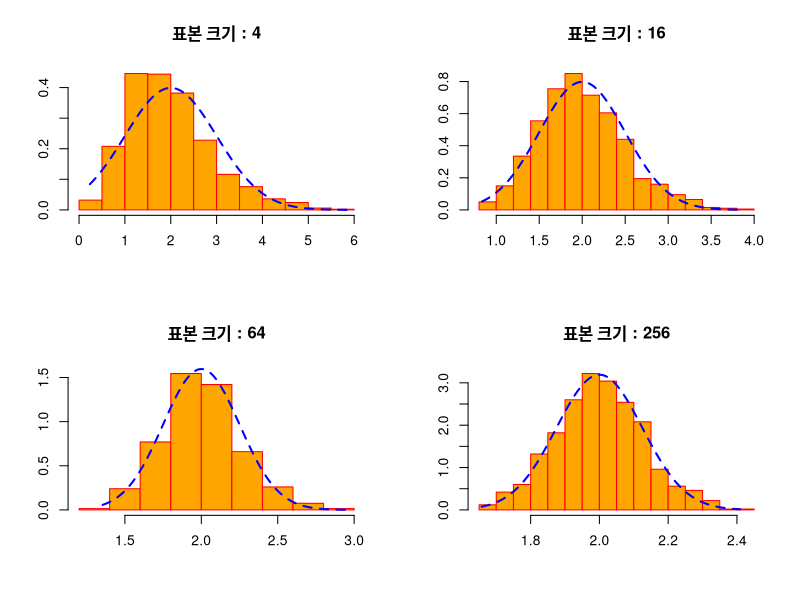

This chart was generated by the following R code:
# chi2

n <- 1000
df <- 2
b.4.mean <- rep(NA, n)
b.16.mean <- rep(NA, n)
b.64.mean <- rep(NA, n)
b.256.mean <- rep(NA, n)

for(i in 1:n) {
  b.4.mean[i] <- mean( rchisq(4, df) )
  b.16.mean[i] <- mean( rchisq(16, df) )
  b.64.mean[i] <- mean( rchisq(64, df)  )
  b.256.mean[i] <- mean( rchisq(256, df) )
}

options(digits=4)

m <- df
s <- sqrt(2 * df)


par(mfrow=c(2,2))


hist(b.4.mean, prob=T, main="표본 크기 : 4", ylab="", xlab="", col="orange", border="red")
x1 <- seq(min(b.4.mean), max(b.4.mean), length=1000)
y1 <- dnorm( x=x1, mean=m, sd=s/sqrt(4) )
lines(x1, y1, lty=2, lwd=2, col="blue")

hist(b.16.mean, prob=T, main="표본 크기 : 16", ylab="", xlab="", col="orange", border="red")
x2 <- seq(min(b.16.mean), max(b.16.mean), length=1000)
y2 <- dnorm( x=x2, mean=m, sd=s/sqrt(16) )
lines(x2, y2, lty=2, lwd=2, col="blue")

hist(b.64.mean, prob=T, main="표본 크기 : 64", ylab="", xlab="", col="orange", border="red")
x3 <- seq(min(b.64.mean), max(b.64.mean), length=1000)
y3 <- dnorm( x=x3, mean=m, sd=s/sqrt(64) )
lines(x3, y3, lty=2, lwd=2, col="blue")

hist(b.256.mean, prob=T, main="표본 크기 : 256", ylab="", xlab="", col="orange", border="red")
x4 <- seq(min(b.256.mean), max(b.256.mean), length=1000)
y4 <- dnorm( x=x4, mean=m, sd=s/sqrt(256) )
lines(x4, y4, lty=2, lwd=2, col="blue")

###